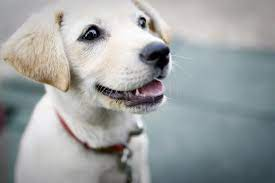
#> input picture Opencv/Ressource/1.jpg, 275 x 183 px
$ python base_opencv.py
#> lines starting #> are read from the running program, lines starting #| are printed output that depends on the picture
import cv2 as cv
img=cv.imread ("Ressource/1.jpg")
#> img is the input picture: shape (183, 275, 3); mean B, G, R 161.2, 160.8, 156.9
cv.imshow("1",img)

#changer couleur
gray=cv.cvtColor(img,cv.COLOR_BGR2GRAY)
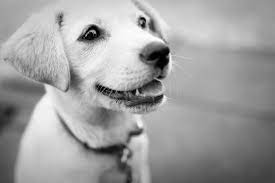
#> gray: shape (183, 275); min 0, max 255, mean 159.7
cv.imshow("1",gray)
#blur
blur=cv.GaussianBlur(img,(7,7),cv.BORDER_DEFAULT)
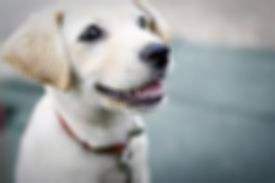
#> blur: shape (183, 275, 3); mean B, G, R 161.2, 160.8, 156.9
cv.imshow("1 Blur",blur)
cv.waitKey(0)

$ run again, with Opencv/Ressource/2.jpg copied over Opencv/Ressource/1.jpg
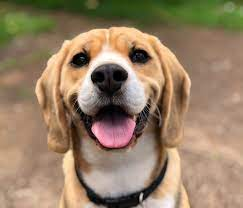
#> input picture Opencv/Ressource/2.jpg, 243 x 208 px
#> img is the input picture: shape (208, 243, 3); mean B, G, R 102.1, 128.1, 150.6
#> `gray=cv.cvtColor(img,cv.COLOR_BGR2GRAY)`:
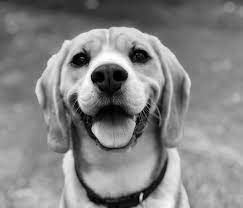
#> gray: shape (208, 243); min 0, max 255, mean 131.8
#> `blur=cv.GaussianBlur(img,(7,7),cv.BORDER_DEFAULT)`:
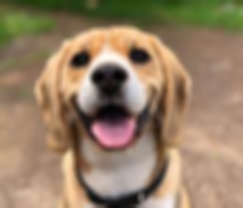
#> blur: shape (208, 243, 3); mean B, G, R 102.1, 128, 150.6

$ run again, with Opencv/Ressource/3.jpg copied over Opencv/Ressource/1.jpg
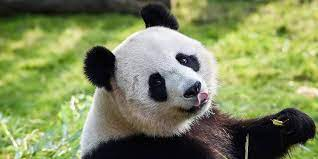
#> input picture Opencv/Ressource/3.jpg, 318 x 159 px
#> img is the input picture: shape (159, 318, 3); mean B, G, R 91.3, 137.3, 127.3
#> `gray=cv.cvtColor(img,cv.COLOR_BGR2GRAY)`:
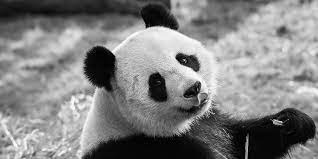
#> gray: shape (159, 318); min 0, max 254, mean 129.1
#> `blur=cv.GaussianBlur(img,(7,7),cv.BORDER_DEFAULT)`:
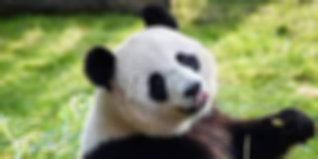
#> blur: shape (159, 318, 3); mean B, G, R 91.3, 137.3, 127.3

$ run again, with Opencv/Ressource/4.jpg copied over Opencv/Ressource/1.jpg
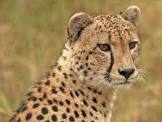
#> input picture Opencv/Ressource/4.jpg, 162 x 122 px
#> img is the input picture: shape (122, 162, 3); mean B, G, R 88, 132.6, 162.4
#> `gray=cv.cvtColor(img,cv.COLOR_BGR2GRAY)`:
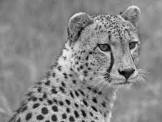
#> gray: shape (122, 162); min 2, max 239, mean 136.4
#> `blur=cv.GaussianBlur(img,(7,7),cv.BORDER_DEFAULT)`:
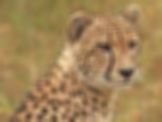
#> blur: shape (122, 162, 3); mean B, G, R 88, 132.6, 162.4
